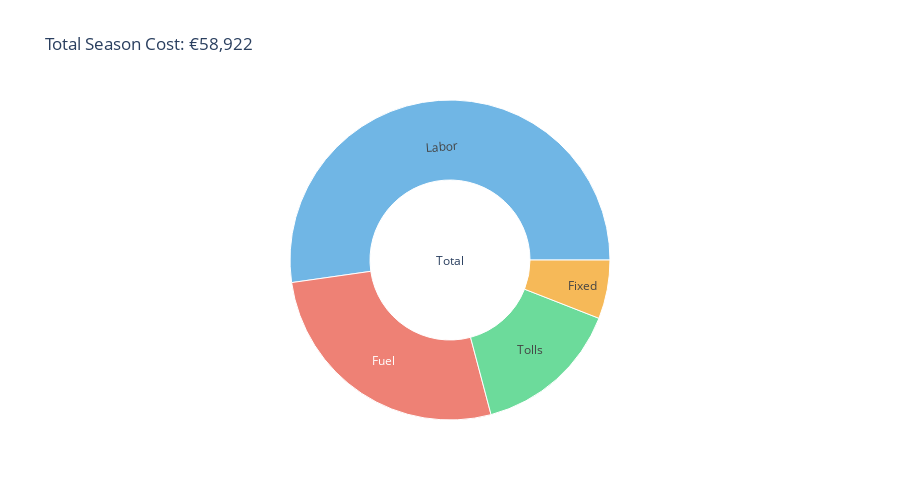

The notebook cell saved with this chart:
### Markdown cell above
## 5. Sunburst Chart - Cost Structure

### Code cell
# Aggregate costs
total_fuel = df_costs['Fuel'].sum()
total_labor = df_costs['Labor'].sum()
total_tolls = df_costs['Tolls'].sum()
total_fixed = df_costs['Fixed'].sum()
grand_total = total_fuel + total_labor + total_tolls + total_fixed

# Prepare sunburst data
labels = ['Total', 'Fuel', 'Labor', 'Tolls', 'Fixed']
parents = ['', 'Total', 'Total', 'Total', 'Total']
values = [grand_total, total_fuel, total_labor, total_tolls, total_fixed]

fig = go.Figure(go.Sunburst(
    labels=labels,
    parents=parents,
    values=values,
    branchvalues="total",
    marker=dict(
        colors=['#ffffff', '#e74c3c', '#3498db', '#2ecc71', '#f39c12']
    ),
    hovertemplate='<b>%{label}</b><br>€%{value:,.0f}<br>%{percentParent}<extra></extra>'
))

fig.update_layout(
    title=f'Total Season Cost: €{grand_total:,.0f}',
    height=500
)

fig.show()

### Figure 1 — Plotly figure (JSON) as saved in the notebook; plotly's stock layout.template omitted (floating-point values rounded to 4 significant figures)
{"data": [{"branchvalues": "total", "hovertemplate": "<b>%{label}</b><br>€%{value:,.0f}<br>%{percentParent}<extra></extra>", "labels": ["Total", "Fuel", "Labor", "Tolls", "Fixed"], "marker": {"colors": ["#ffffff", "#e74c3c", "#3498db", "#2ecc71", "#f39c12"]}, "parents": ["", "Total", "Total", "Total", "Total"], "type": "sunburst", "values": [58920.0, 15830.0, 30790.0, 8797.0, 3500.0]}], "layout": {"height": 500, "title": {"text": "Total Season Cost: €58,922"}}}
